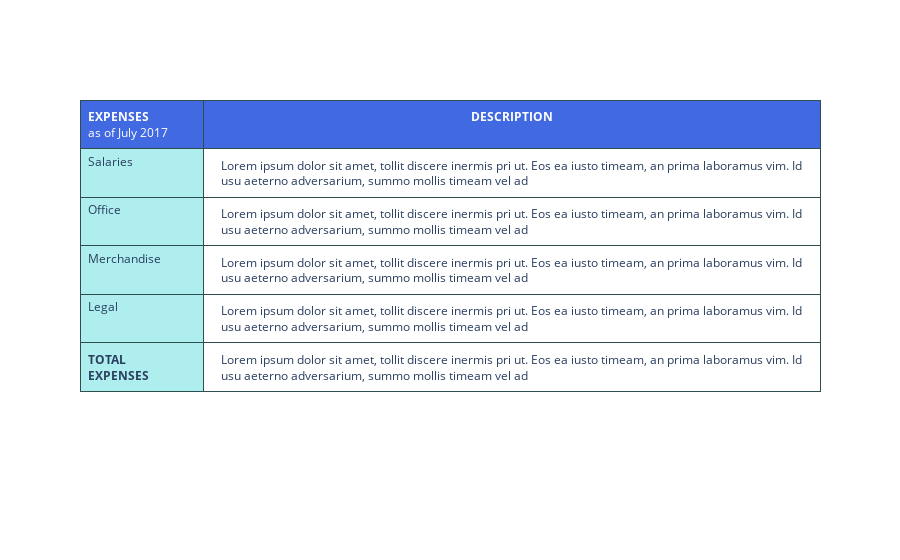

Notebook code for this chart:
### Code cell
import plotly.graph_objects as go

values = [['Salaries', 'Office', 'Merchandise', 'Legal', '<b>TOTAL<br>EXPENSES</b>'], #1st col
  ["Lorem ipsum dolor sit amet, tollit discere inermis pri ut. Eos ea iusto timeam, an prima laboramus vim. Id usu aeterno adversarium, summo mollis timeam vel ad",
  "Lorem ipsum dolor sit amet, tollit discere inermis pri ut. Eos ea iusto timeam, an prima laboramus vim. Id usu aeterno adversarium, summo mollis timeam vel ad",
  "Lorem ipsum dolor sit amet, tollit discere inermis pri ut. Eos ea iusto timeam, an prima laboramus vim. Id usu aeterno adversarium, summo mollis timeam vel ad",
  "Lorem ipsum dolor sit amet, tollit discere inermis pri ut. Eos ea iusto timeam, an prima laboramus vim. Id usu aeterno adversarium, summo mollis timeam vel ad",
  "Lorem ipsum dolor sit amet, tollit discere inermis pri ut. Eos ea iusto timeam, an prima laboramus vim. Id usu aeterno adversarium, summo mollis timeam vel ad"]]


fig = go.Figure(data=[go.Table(
  columnorder = [1,2],
  columnwidth = [80,400],
  header = dict(
    values = [['<b>EXPENSES</b><br>as of July 2017'],
                  ['<b>DESCRIPTION</b>']],
    line_color='darkslategray',
    fill_color='royalblue',
    align=['left','center'],
    font=dict(color='white', size=12),
    height=40
  ),
  cells=dict(
    values=values,
    line_color='darkslategray',
    fill=dict(color=['paleturquoise', 'white']),
    align=['left', 'center'],
    font_size=12,
    height=30)
    )
])
fig.show()

### Figure 1 — Plotly figure (JSON) as saved in the notebook; plotly's stock layout.template omitted (floating-point values rounded to 4 significant figures)
{"data": [{"cells": {"align": ["left", "center"], "fill": {"color": ["paleturquoise", "white"]}, "font": {"size": 12}, "height": 30, "line": {"color": "darkslategray"}, "values": [["Salaries", "Office", "Merchandise", "Legal", "<b>TOTAL<br>EXPENSES</b>"], ["Lorem ipsum dolor sit amet, tollit discere inermis pri ut. Eos ea iusto timeam, an prima laboramus vim. Id usu aeterno adversarium, summo mollis timeam vel ad", "Lorem ipsum dolor sit amet, tollit discere inermis pri ut. Eos ea iusto timeam, an prima laboramus vim. Id usu aeterno adversarium, summo mollis timeam vel ad", "Lorem ipsum dolor sit amet, tollit discere inermis pri ut. Eos ea iusto timeam, an prima laboramus vim. Id usu aeterno adversarium, summo mollis timeam vel ad", "Lorem ipsum dolor sit amet, tollit discere inermis pri ut. Eos ea iusto timeam, an prima laboramus vim. Id usu aeterno adversarium, summo mollis timeam vel ad", "Lorem ipsum dolor sit amet, tollit discere inermis pri ut. Eos ea iusto timeam, an prima laboramus vim. Id usu aeterno adversarium, summo mollis timeam vel ad"]]}, "columnorder": [1, 2], "columnwidth": [80, 400], "header": {"align": ["left", "center"], "fill": {"color": "royalblue"}, "font": {"color": "white", "size": 12}, "height": 40, "line": {"color": "darkslategray"}, "values": [["<b>EXPENSES</b><br>as of July 2017"], ["<b>DESCRIPTION</b>"]]}, "type": "table"}], "layout": {}}
